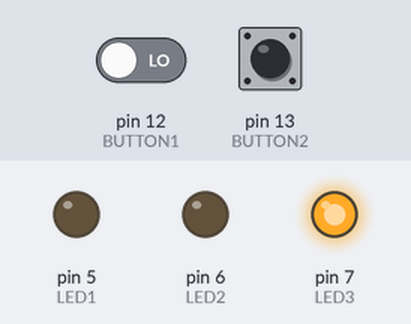
A sketch run on a simulated Arduino Uno, built with avr-gcc and run on an emulated ATmega328P. Shown: output pins drawn as LEDs (lit = HIGH). Inputs (shaded band) come from the test bench; at power-on: pin 13 (BUTTON2) LOW, pin 12 (BUTTON1) LOW.

Above: at 1.2 s.
1.3 s: pin 13 (BUTTON2) pulled HIGH for 0.15 s
At 1.37 s:
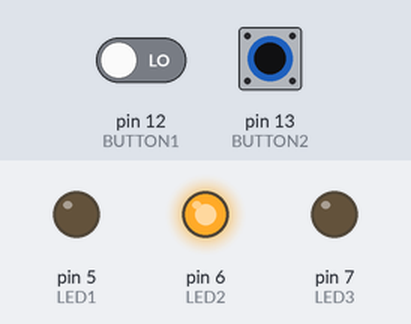
2.9 s: pin 13 (BUTTON2) pulled HIGH for 3.2 s
At 6.8 s:
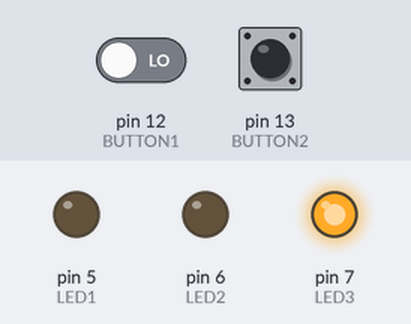
7.6 s: pin 12 (BUTTON1) driven HIGH and pin 13 (BUTTON2) driven HIGH
At 8.0 s:
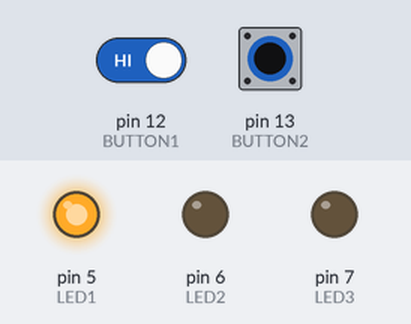
9.1 s: pin 12 (BUTTON1) driven LOW
At 10.3 s:
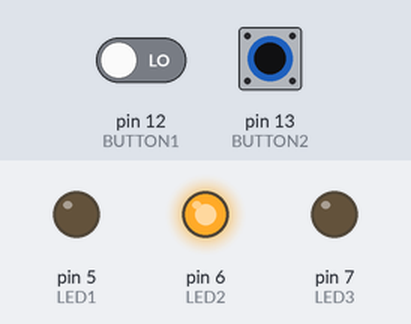
Timing chart, 0 to 11.6 s (numbered marks = the images above; inputs shaded):
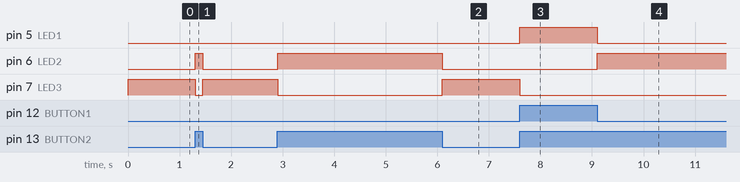

Measured:
- after the input at 1.3 s, pin 6 (LED2): LOW → HIGH at once, → LOW 0.15 s later; pin 7 (LED3): HIGH → LOW at once, → HIGH 0.15 s later
- after the input at 2.9 s, pin 6 (LED2): LOW → HIGH at once, → LOW 3.2 s later; pin 7 (LED3): HIGH → LOW at once, → HIGH 3.2 s later
- after the input at 7.6 s, pin 5 (LED1): LOW → HIGH at once; pin 7 (LED3): HIGH → LOW at once
- after the input at 9.1 s, pin 5 (LED1): HIGH → LOW at once; pin 6 (LED2): LOW → HIGH at once

The sketch:

water_tank_monitoring.ino
```cpp
const int BUTTON1 = 12;
const int BUTTON2 = 13;
const int LED1 = 5;
const int LED2 = 6;
const int LED3 = 7;
int state1 = 0;
int state2 = 0;

void setup() {
  pinMode(BUTTON1, INPUT);
  pinMode(BUTTON2, INPUT);
  pinMode(LED1, OUTPUT);
  pinMode(LED2, OUTPUT);
  pinMode(LED3, OUTPUT);
}

void loop() {
  state1 = digitalRead(BUTTON1);
  state2 = digitalRead(BUTTON2);

  if (state1 == 1 && state2 == 1) {
    digitalWrite(LED1, HIGH);
    digitalWrite(LED2, LOW);
    digitalWrite(LED3, LOW);

  }
  else if (state1 == 0 && state2 == 1) {
    digitalWrite(LED1, LOW);
    digitalWrite(LED2, HIGH);
    digitalWrite(LED3, LOW);
  }
  else if (state1 == 0 && state2 == 0) {
    digitalWrite(LED3, HIGH);
    digitalWrite(LED2, LOW);
    digitalWrite(LED1, LOW);
  }
}
```
